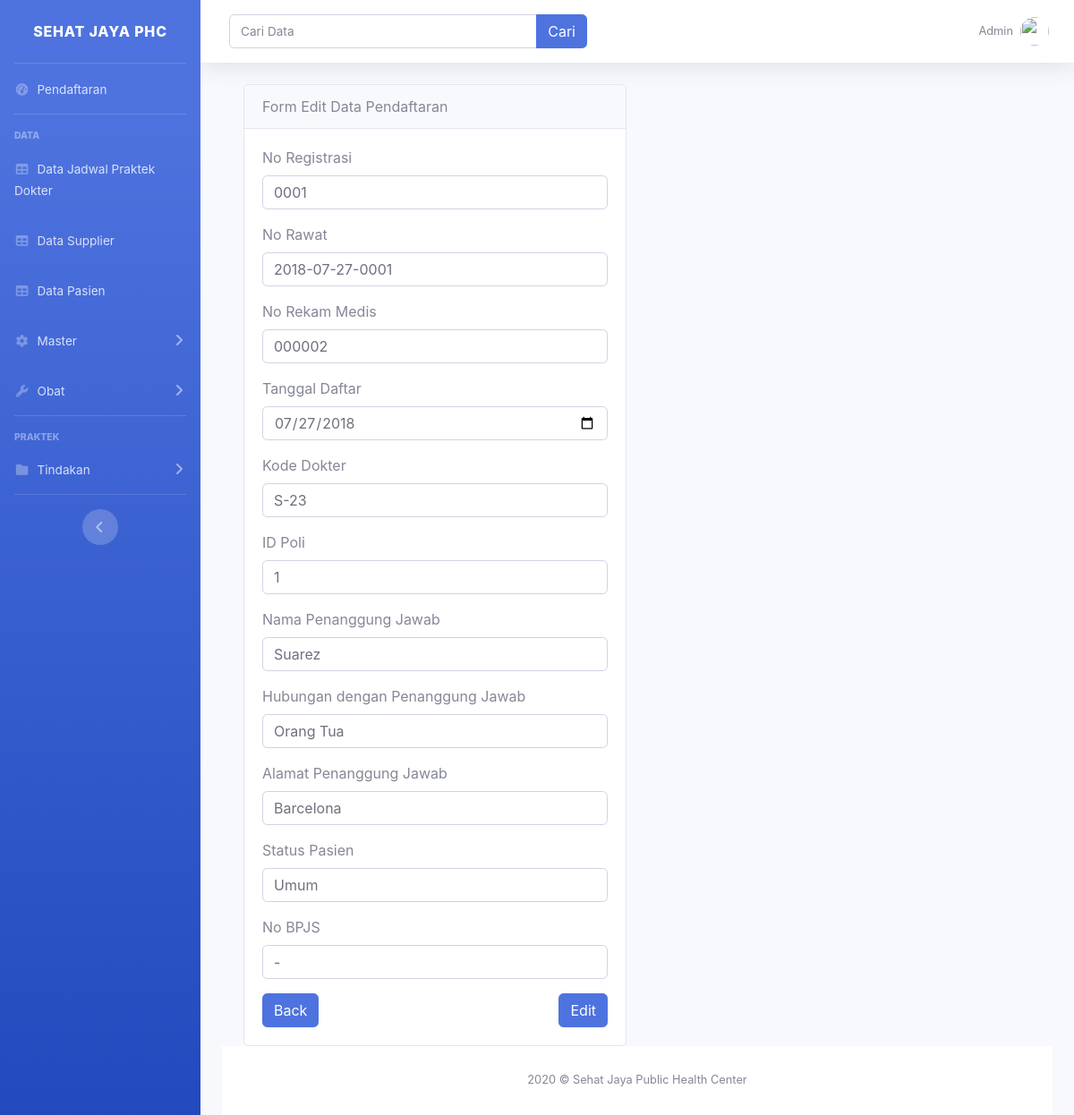
Screenshot of /pendaftaran/edit/0001 with the database file from the repository.
### tables this page shows
CREATE TABLE `tbl_pendaftaran` (
  `no_registrasi` varchar(4) NOT NULL,
  `no_rawat` varchar(18) NOT NULL,
  `no_rekamedis` varchar(6) NOT NULL,
  `tanggal_daftar` date NOT NULL,
  `kode_dokter` varchar(4) NOT NULL,
  `id_poli` int(2) NOT NULL,
  `nama_penanggung_jawab` varchar(30) NOT NULL,
  `hubungan_dengan_penanggung_jawab` varchar(30) NOT NULL,
  `alamat_penanggung_jawab` text NOT NULL,
  `status_pasien` varchar(10) NOT NULL,
  `no_bpjs` varchar(20) NOT NULL
);

### application/controllers/pendaftaran.php (called while the page is built, shortened)
<?php
class pendaftaran extends CI_Controller {
    public function __construct(){
        $this->load->model('pendaftaran_model');
        $this->load->library('form_validation');
    }
    public function edit($no_registrasi){
        $data['title']='Form Edit Data Pendaftaran';
        $data['tbl_pendaftaran']=$this->pendaftaran_model->getpendaftaranByID($no_registrasi);
        $this->form_validation->set_rules('no_registrasi', 'No Registrasi', 'required');
        $this->form_validation->set_rules('no_rawat', 'No Rawat', 'required');
        $this->form_validation->set_rules('no_rekamedis', 'No Rekam Medis', 'required');
        $this->form_validation->set_rules('tanggal_daftar', 'Tanggal Daftar', 'required');
        $this->form_validation->set_rules('kode_dokter', 'Kode Dokter', 'required');
        $this->form_validation->set_rules('id_poli', 'ID Poli', 'required');
        $this->form_validation->set_rules('nama_penanggung_jawab', 'Nama Penanggung Jawab', 'required');
        $this->form_validation->set_rules('hubungan_dengan_penanggung_jawab', 'Hubungan dengan Penanggung Jawab', 'required');
        $this->form_validation->set_rules('alamat_penanggung_jawab', 'Alamat Penanggung Jawab', 'required');
        $this->form_validation->set_rules('status_pasien', 'Status Pasien', 'required');
        $this->form_validation->set_rules('no_bpjs', 'No BPJS', 'required');
        if ($this->form_validation->run() ==  FALSE) {
            $this->load->view('template/header', $data);
            $this->load->view('pendaftaran/edit', $data);
            $this->load->view('template/footer');
        } else {
            $this->pendaftaran_model->ubahdatapendaftaran();
            $this->session->set_flashdata('flash-data', 'diedit');
            redirect('pendaftaran','refresh');
        }
    }
}
?>

### index.php (called while the page is built, shortened)
<?php
require_once BASEPATH.'core/CodeIgniter.php';

### application/models/pendaftaran_model.php (called while the page is built, shortened)
<?php
class pendaftaran_model extends CI_Model{
    public function getpendaftaranByID($no_registrasi){
        return $this->db->get_where('tbl_pendaftaran',['no_registrasi'=> $no_registrasi])->row_array();
    }
}
?>

### application/views/pendaftaran/edit.php (the view, shortened to what this page needs)
<div class="container">
    <div class="row mt-3">
        <div class="col-md-6">
            <div class="card">
                <div class="card-header">
                    Form Edit Data Pendaftaran
                </div>
                <div class="card-body">
                    <form action="" method="post">
                        <div class="form-group">
                            <label for="no_registrasi">No Registrasi</label>
                            <input type="text"
                            class="form-control"
                            id="no_registrasi"
                            name="no_registrasi"
                             value="<?= $tbl_pendaftaran['no_registrasi'];?>">
                        </div>
                        <div class="form-group">
                            <label for="no_rawat">No Rawat</label>
                            <input type="text"
                            class="form-control"
                            id="no_rawat"
                            name="no_rawat"
                            value="<?= $tbl_pendaftaran['no_rawat'];?>">
                        </div>
                        <div class="form-group">
                            <label for="no_rekamedis">No Rekam Medis</label>
                            <input type="text"
                            class="form-control"
                            id="no_rekamedis"
                            name="no_rekamedis"
                            value="<?= $tbl_pendaftaran['no_rekamedis'];?>">
                        </div>
                        <div class="form-group">
                            <label for="tanggal_daftar">Tanggal Daftar</label>
                            <input type="date"
                            class="form-control"
                            id="tanggal_daftar"
                            name="tanggal_daftar"
                            value="<?= $tbl_pendaftaran['tanggal_daftar'];?>">
                        </div>
                        <div class="form-group">
                            <label for="kode_dokter">Kode Dokter</label>
                            <input type="text"
                            class="form-control"
                            id="kode_dokter"
                            name="kode_dokter"
                            value="<?= $tbl_pendaftaran['kode_dokter'];?>">
                        </div>
                        <div class="form-group">
                            <label for="id_poli">ID Poli</label>
                            <input type="number"
                            class="form-control"
                            id="id_poli"
                            name="id_poli"
                            value="<?= $tbl_pendaftaran['id_poli'];?>">
                        </div>
                        <div class="form-group">
                            <label for="nama_penanggung_jawab">Nama Penanggung Jawab</label>
                            <input type="text"
                            class="form-control"
                            id="nama_penanggung_jawab"
                            name="nama_penanggung_jawab"
                            value="<?= $tbl_pendaftaran['nama_penanggung_jawab'];?>">
                        </div>
                        <div class="form-group">
                            <label for="hubungan_dengan_penanggung_jawab">Hubungan dengan Penanggung Jawab</label>
                            <input type="text"
                            class="form-control"
                            id="hubungan_dengan_penanggung_jawab"
                            name="hubungan_dengan_penanggung_jawab"
                            value="<?= $tbl_pendaftaran['hubungan_dengan_penanggung_jawab'];?>">
                        </div>
                        <div class="form-group">
                            <label for="alamat_penanggung_jawab">Alamat Penanggung Jawab</label>
                            <input type="text"
                            class="form-control"
                            id="alamat_penanggung_jawab"
                            name="alamat_penanggung_jawab"
                            value="<?= $tbl_pendaftaran['alamat_penanggung_jawab'];?>">
                        </div>
                        <div class="form-group">
                            <label for="status_pasien">Status Pasien</label>
                            <input type="text"
                            class="form-control"
                            id="status_pasien"
                            name="status_pasien"
                            value="<?= $tbl_pendaftaran['status_pasien'];?>">
                        </div>
                        <div class="form-group">
                            <label for="no_bpjs">No BPJS</label>
                            <input type="text"
                            class="form-control"
                            id="no_bpjs"
                            name="no_bpjs"
                            value="<?= $tbl_pendaftaran['no_bpjs'];?>">
                        </div>
                        <button type="submit" name="edit" class="btn btn-primary float-right">Edit</button>
                        <a href="<?= base_url();?>pendaftaran" class="btn btn-primary float-left">Back</a>
                    </form>
                </div>
            </div>
        </div>
    </div>
</div>

### rows the page displays
tbl_pendaftaran: no_registrasi "0001", no_rawat "2018-07-27-0001", no_rekamedis "000002", tanggal_daftar "07/27/2018", kode_dokter "S-23", id_poli "1", nama_penanggung_jawab "Suarez", hubungan_dengan_penanggung_jawab "Orang Tua", alamat_penanggung_jawab "Barcelona", status_pasien "Umum", no_bpjs "-"
